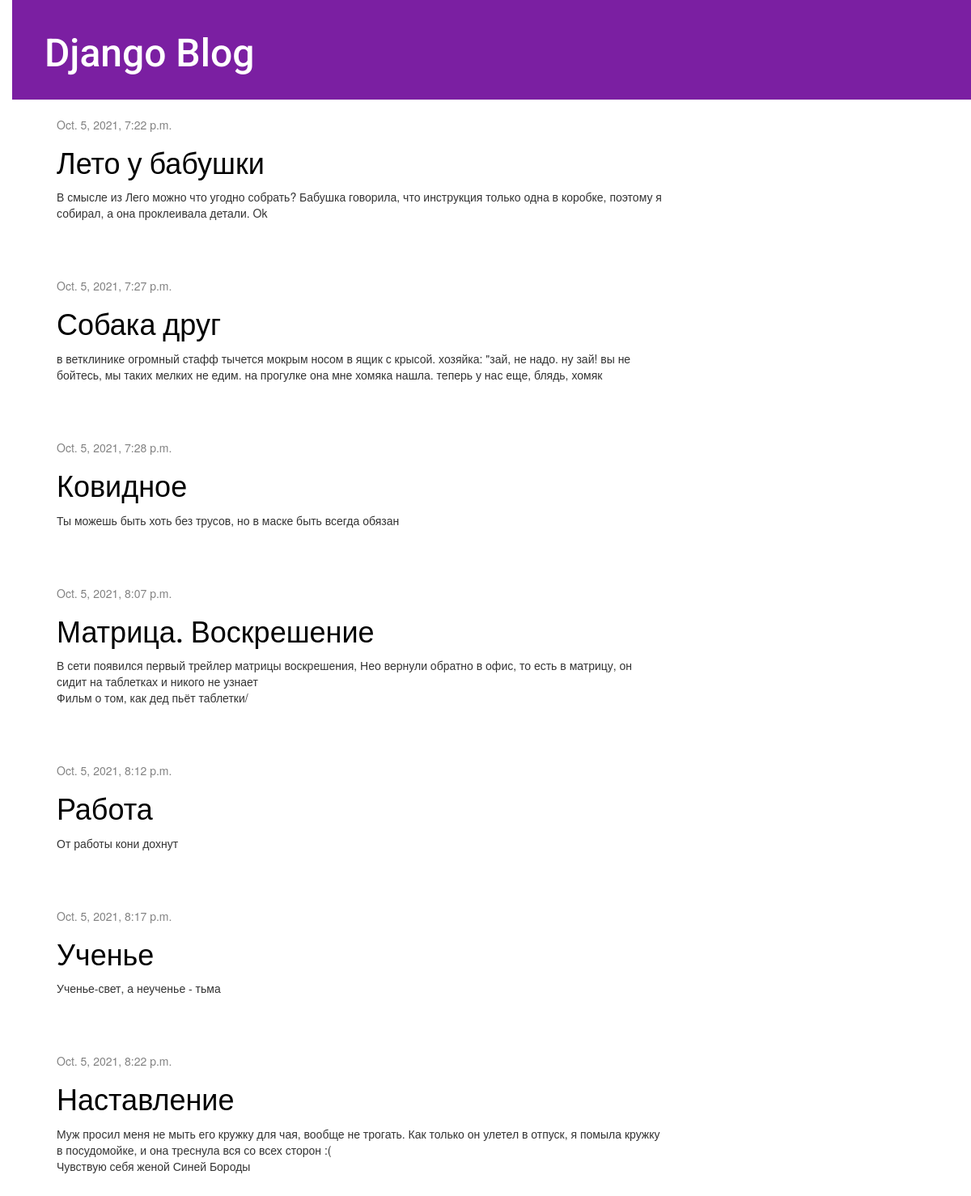
The page / on the database its author committed.
### blog/models.py (models this page shows, shortened)
class Post(models.Model):
    author = models.ForeignKey(settings.AUTH_USER_MODEL, on_delete=models.CASCADE)
    slug = models.SlugField(max_length=250, unique_for_date='published_date')
    title = models.CharField(max_length=200)
    text = models.TextField()
    created_date = models.DateTimeField(default=timezone.now)
    published_date = models.DateTimeField(blank=True, null=True)
    def get_absolute_url(self):
        return reverse('blog:post_detail',
                        args=[self.slug])

### blog/views.py (the view)
# urls.py: path('', views.post_list, name='post_list'),
def post_list(request):
    posts = Post.objects.filter(published_date__lte=timezone.now()).order_by('published_date')
    return render(request, 'blog/post_list.html', {'posts': posts})

### blog/templates/blog/post_list.html
{% extends 'blog/base.html' %}
{% block content %}
    {% for post in posts %}
        <div class="post">
            <div class="date">
                {{ post.published_date }}
            </div>
            <h1><a href="{{ post.get_absolute_url }}">{{ post.title }}</a></h1>
            <p>{{ post.text|linebreaksbr }}</p>
        </div>
    {% endfor %}
{% endblock %}

### blog/templates/blog/base.html (shortened to what this page needs)
{% load static %}
<html>
    <head>
        <link rel="stylesheet" href="//maxcdn.bootstrapcdn.com/bootstrap/3.2.0/css/bootstrap.min.css">
    <link rel="stylesheet" href="//maxcdn.bootstrapcdn.com/bootstrap/3.2.0/css/bootstrap-theme.min.css">
    <link rel="stylesheet" href="{% static 'css/blog.css' %}">
    </head>
    <body>
    <div class="page-header">
        <h1><a href="/">Django Blog</a></h1>
    </div>
    <div class="content container">
        <div class="row">
            <div class="col-md-8">
            {% block content %}
            {% endblock %}
            </div>
        </div>
    </div>
</body>
</html>

### blog/static/css/blog.css (style rules this page uses)
h1 a { color: #303F9F; font-family: 'Roboto', sans-serif; }
body { padding-left: 15px; }
.page-header { background-color: #7B1FA2; margin-top: 0; padding: 20px 20px 20px 40px; }
.page-header h1, .page-header h1 a, .page-header h1 a:visited, .page-header h1 a:active { color: #ffffff; font-size: 36pt; text-decoration: none; }
.content { margin-left: 40px; }
h1, h2, h3, h4 { font-family: 'Roboto', sans-serif; }
.date { color: #828282; }
.post { margin-bottom: 70px; }
.post h1 a, .post h1 a:visited { color: #000000; }

### rows shown on the page
Post: published_date "Oct. 5, 2021, 7:22 p.m.", title "Лето у бабушки", text "В смысле из Лего можно что угодно собрать? Бабушка говорила, что инструкция только одна в коробке, поэтому я собирал, а она проклеивала детали. Ok"
Post: published_date "Oct. 5, 2021, 7:27 p.m.", title "Собака друг", text "в ветклинике огромный стафф тычется мокрым носом в ящик с крысой. хозяйка: \"зай, не надо. ну зай! вы не бойтесь, мы таких мелких не едим. на прогулке она мне хомяка нашла. теперь у нас еще, блядь, хомяк"
Post: published_date "Oct. 5, 2021, 7:28 p.m.", title "Ковидное", text "Ты можешь быть хоть без трусов, но в маске быть всегда обязан"
Post: published_date "Oct. 5, 2021, 8:07 p.m.", title "Матрица. Воскрешение", text "В сети появился первый трейлер матрицы воскрешения, Нео вернули обратно в офис, то есть в матрицу, он сидит на таблетках и никого не узнает Фильм о том, как дед пьёт таблетки/"
Post: published_date "Oct. 5, 2021, 8:12 p.m.", title "Работа", text "От работы кони дохнут"
Post: published_date "Oct. 5, 2021, 8:17 p.m.", title "Ученье", text "Ученье-свет, а неученье - тьма"
Post: published_date "Oct. 5, 2021, 8:22 p.m.", title "Наставление", text "Муж просил меня не мыть его кружку для чая, вообще не трогать. Как только он улетел в отпуск, я помыла кружку в посудомойке, и она треснула вся со всех сторон :( Чувствую себя женой Синей Бороды"
